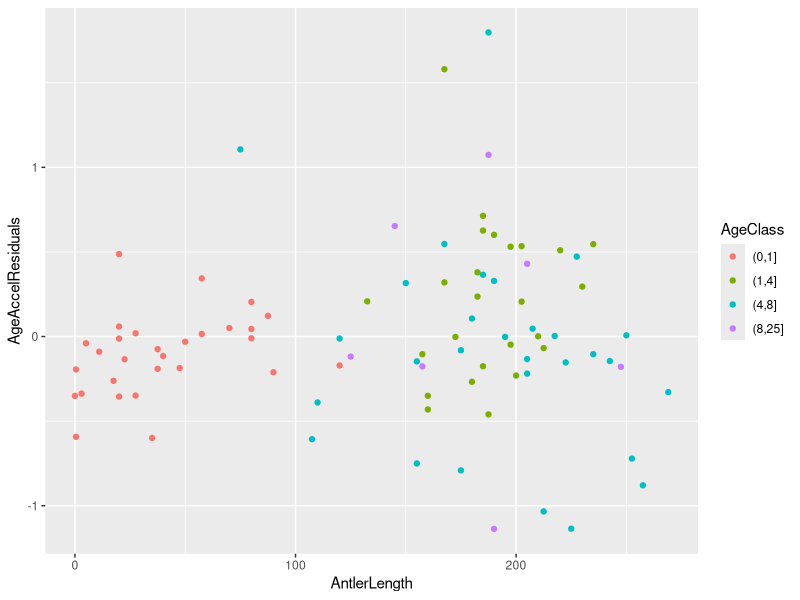

The R script that drew this image: (Note: this script raises an error after producing the figure.)
rm(list = ls()) # nettoyage de l'environnement de travail


# Chargement du jeu de données --------------------------------------------

library(readxl) # pour charger les fichiers excel
library(tidyr)
library(tibble)
library(dplyr)
library(purrr)
library(ggplot2)
library(lme4)
library(lmerTest)


data_antler = read_excel("data/Dataset_v2.xlsx", skip = 0, na = "NA") %>% 
  mutate(AntlerLengthLog = log(AntlerLength)) %>% 
  select(-ProblemDescription)


ggplot(data_antler,
       aes(x = AntlerLength,
           y = AgeAccelResiduals,
           color=AgeClass)) +
  geom_point()

reglm1 <- lm(AgeAccelResiduals ~ AntlerLength + Age +Age_2+ Population+ WeightAnimal.kg+
               AntlerLength:Age +AntlerLength:Age_2 + AntlerLength:Population,  
             data=data_antler)

reglm1 %>% 
  summary()

reglm2 <- lm(AgeAccelResiduals ~ AntlerLength + AgeClass + Population + WeightAnimal.kg +
               AntlerLength:AgeClass + AntlerLength:Population,  
             data=na.omit(data_antler))
vis_miss(data_antler)

reglm3 = lm(AgeAccelResiduals ~ AntlerLength,
            data = filter(data_antler, AgeClass == "(0,1]"))

ggplot(filter(data_antler, AgeClass == "(0,1]"),
       aes(x = AntlerLength, y = AgeAccelResiduals)) +
  geom_point()
modele <- step(reglm2)
car::Anova(reglm3)
summary(reglm3)
plot(modele, which = 1)
library(emmeans)

gplot(data_antler,
       aes(x = InvessResiduals,
           y = AgeAccelResiduals,
           color=AgeClass)) +
  geom_point()

reglm3 <- lm(AgeAccelResiduals ~ InvessResiduals+Age +Age_2+ Population+
               AntlerLength:Age +AntlerLength:Age_2 + AntlerLength:Population,  
             data=data_antler)

reglm3 %>% 
  summary()
